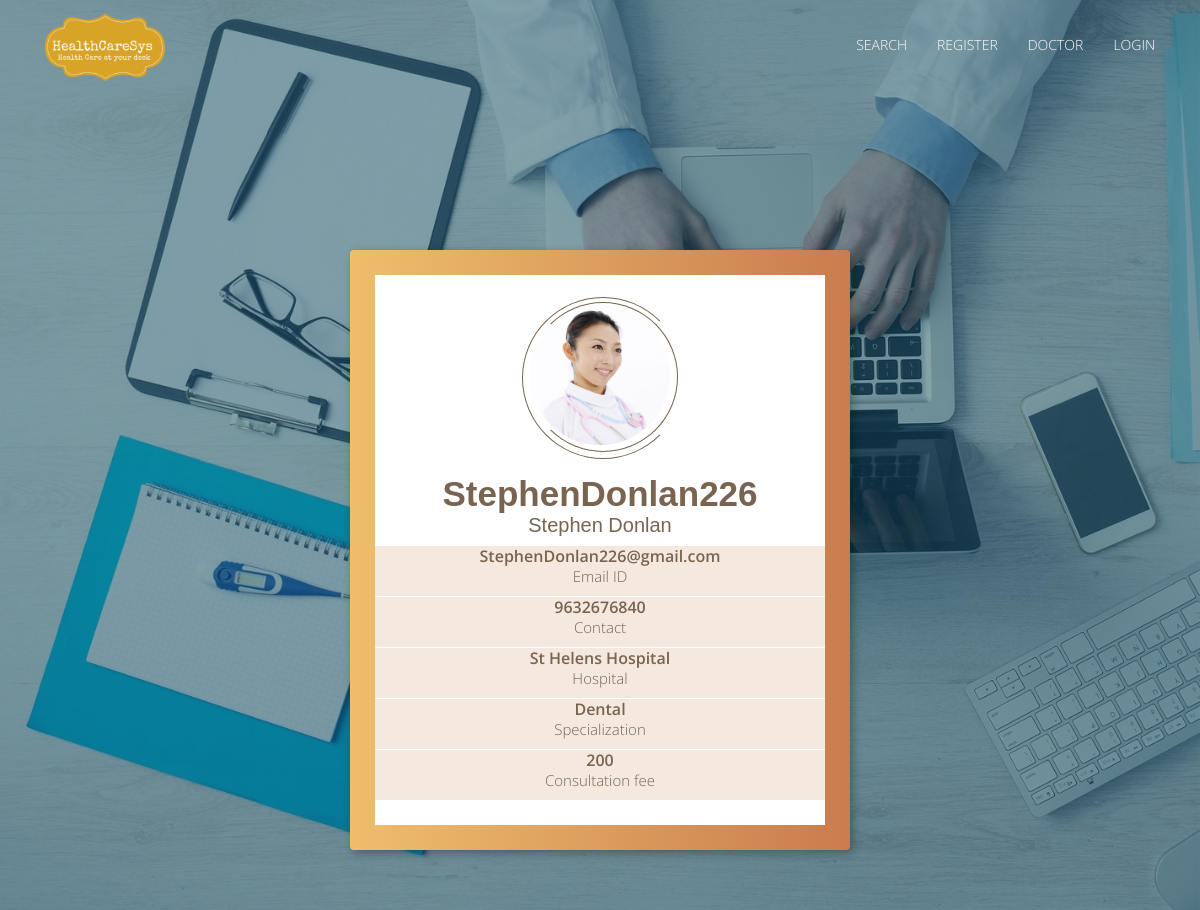
The page /doctor/227/ on the database as committed earlier.
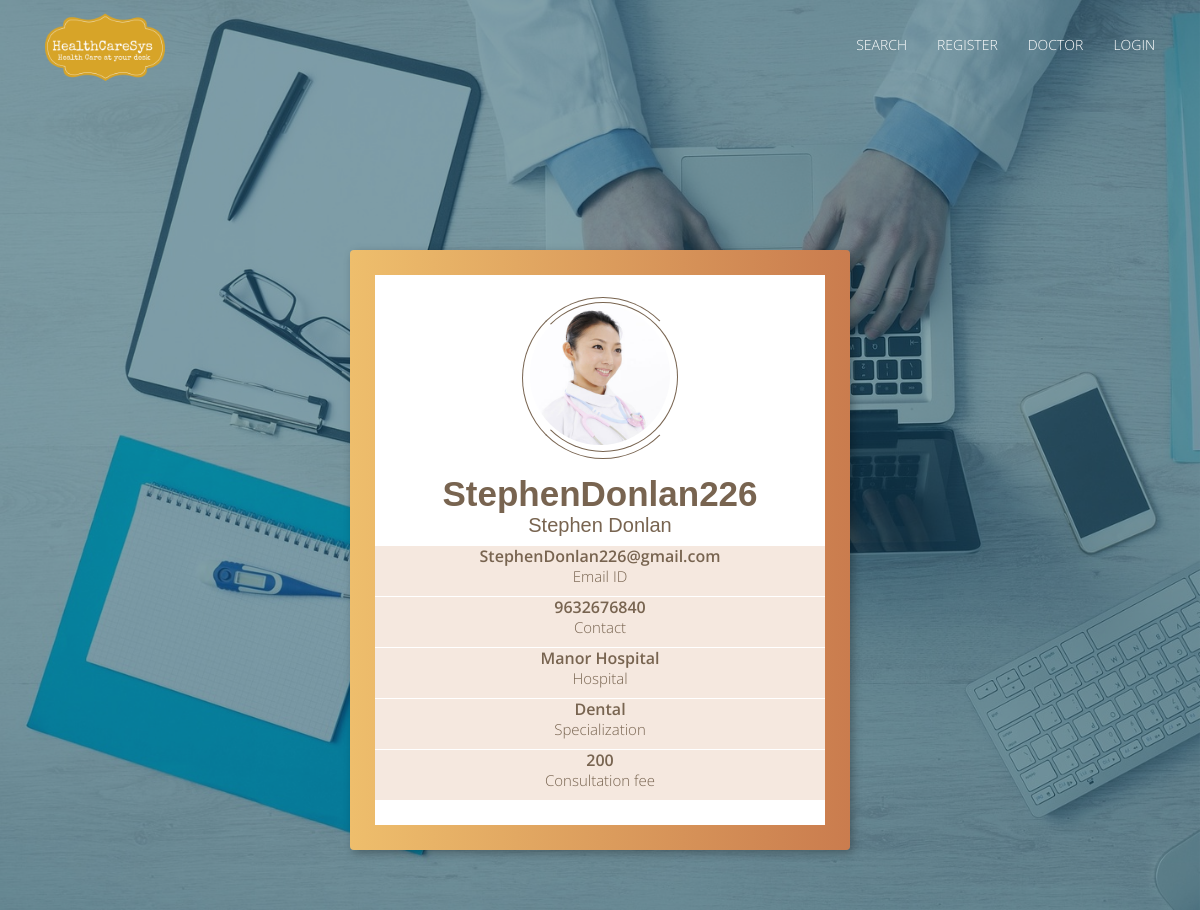
The same page on the database as committed later.
### accounts/models.py (models this page shows, shortened)
class DoctorProfile(models.Model):
    user = models.OneToOneField(User, on_delete=models.CASCADE)
    hospital = models.ForeignKey('healthcare.Hospital', on_delete=models.CASCADE)
    contact = models.CharField(max_length=50)
    specialization = models.ForeignKey('healthcare.Department', on_delete=models.CASCADE)
    consultation_fee = models.IntegerField(default=200)
    amount = models.PositiveIntegerField(default=100)

### healthcare/models.py (models this page shows)
class Hospital(models.Model):
    name = models.CharField(max_length=100)
    location = models.ForeignKey(Location)
    contact = models.CharField(max_length=100, default='123456789')
    email = models.CharField(max_length=100,default='hospital_email@gmail.com')
    amount = models.PositiveIntegerField(default=100)
    def __str__(self):
        return self.name

class Department(models.Model):
    department_id = models.AutoField(primary_key=True)
    department_name = models.CharField(max_length=500)
    def __str__(self):
        return self.department_name

### accounts/views.py (the view)
# urls.py: url(r'^doctor/(?P<pk>[0-9]+)/', views.DoctorDetail.as_view(), name='doctor-detail'),
class DoctorDetail(generic.DetailView):
    model = DoctorProfile
    template_name = 'registration/doctorprofile.html'

### accounts/templates/registration/doctorprofile.html (shortened to what this page needs)
{% extends 'healthcare/base.html' %}
{% block body %}
{% load staticfiles %}
        <div class="containers">
          <div class="content-profile">
            <div class="profile">
              <div class="image-content">
                <div class="circle circle-1"></div>
                <div class="circle circle-2"></div><img src="{% static "img/doctor1.jpg" %}" alt="imgprofile"/>
              </div>
              <h4 class="profile__name" style="font-size:35px;">{{ doctorprofile.user.username }}<span style="font-size:20px">{{ doctorprofile.user.first_name }} {{ doctorprofile.user.last_name }}</span></h4>
            </div>
            <div class="profile-info">
              <div class="profile-info__item">
                <p>{{ doctorprofile.user.email }}<span>Email ID</span></p>
              </div>
              <div class="profile-info__item">
                <p>{{ doctorprofile.contact }}<span>Contact</span></p>
              </div>
              <div class="profile-info__item">
                <p>{{ doctorprofile.hospital }}<span>Hospital</span></p>
              </div>
              <div class="profile-info__item">
                <p>{{ doctorprofile.specialization }}<span>Specialization</span></p>
              </div>
              <div class="profile-info__item">
                <p>{{ doctorprofile.consultation_fee }}<span>Consultation fee</span></p>
              </div>
            </div>
          </div>
        </div>
{% endblock %}

### healthcare/templates/healthcare/base.html (shortened to what this page needs)
<!DOCTYPE html>
<html lang="en">
<head>
    {% load staticfiles %}
    <link rel="stylesheet" href="https://maxcdn.bootstrapcdn.com/bootstrap/3.3.7/css/bootstrap.min.css">
    <link href="{% static "css/style.css" %}" rel="stylesheet" type="text/css">
    <link href="{% static "css/profile.css" %}" rel="stylesheet" type="text/css">
    <link href="{% static "css/main.css" %}" rel="stylesheet" type="text/css">
</head>
<body id="myPage" data-spy="scroll" data-target=".navbar" data-offset="60">
    <section id="banner" class="banner">
      <div class="bg-color">
    <nav class="navbar navbar-default navbar-fixed-top" >
      <div class="container">
        <div class="col-md-12">
          <div class="navbar-header">
            <a class="navbar-brand" href="{% url 'healthcare:index' %}"><img src="{% static "img/logo.png" %}" class="img-responsive" style="width: 140px; margin-top: -30%;"></a>
          </div>
          <div class="collapse navbar-collapse navbar-right" id="myNavbar">
            <ul class="nav navbar-nav">
              {% if request.user.is_superuser %}
              <li class=""><a href="/admin/">Admin</a></li>
              {% elif not request.user.doctorprofile %}
              <li class=""><a href="{% url 'healthcare:search' %}">Search</a></li>
              {% endif %}
              {% if request.user.is_authenticated %}
              <li class=""><a href="{% url 'healthcare:index' %}">Appointments</a></li>
              <li class=""><a href="{% url 'healthcare:transactions' %}">Transactions</a></li>
              {% else %}
              <li class=""><a href="{% url 'accounts:register' %}">Register</a></li>
              {% endif %}
              {% if request.user.is_authenticated and request.user.doctorprofile %}
              <li class=""><a href="{% url 'accounts:doctor-detail' request.user.doctorprofile.pk %}">Profile</a></li>
              {% elif request.user.is_authenticated and request.user.userprofile %}
              <li class=""><a href="{% url 'accounts:user-detail' request.user.userprofile.pk %}">Profile</a></li>
              {% elif not request.user.is_authenticated %}
              <li class=""><a href="{% url 'accounts:home' %}?role=doctor">Doctor</a></li>
              {% endif %}
              <li class="">
                {% if request.user.is_authenticated %}
                    <a href="{% url 'accounts:logout' %}">
                        Logout
                    </a>
                {% else %}
                    <a href="{% url 'accounts:login' %}">
                        Login
                    </a>
                {% endif %}
              </li>
            </ul>
          </div>
        </div>
      </div>
    </nav>
    <div class="container">
      <div class="row">
        <div class="banner-info">
          {% block body %}
          {% endblock %}
        </div>
      </div>
    </div>
  </div>
</section>
</body>
</html>

### healthcare/static/css/style.css (style rules this page uses)
span { margin: 0 10px; }
span:first-of-type { margin-left: 0; }
span:last-of-type { margin-right: 0; }

### healthcare/static/css/profile.css (style rules this page uses)
.containers { width: 500px; height: 600px; margin: 60px auto; background: linear-gradient(to right, #EEBE6C 0%, #CA7C4E 100%); background: linear-gradient(bottom left, #EEBE6C 100%, #CA7C4E 0%); border-radius: 4px; box-shadow: 3px 3px 10px rgba(0, 0, 0, 0.3); position: relative; display: flex; justify-content: center; align-items: center; }
.content-profile { width: 450px; height: 550px; background: #fff; overflow: hidden; font-family: "Open Sans", sans-serif; -webkit-font-smoothing: antialiased; -moz-osx-font-smoothing: grayscale; }
.content-profile .profile { background: #fff; text-align: center; }
.content-profile .profile .image-content { width: 140px; height: 140px; margin: 30px auto; position: relative; }
.content-profile .profile .image-content .circle { position: absolute; top: -3px; left: -2px; border-radius: 50%; border-width: 1px; transition: .3s all; overflow: hidden; transition: 1s all; }
.content-profile .profile .image-content .circle-1 { width: 150px; height: 150px; border-style: solid; border-color: #786450 #786450 #786450 #fff; }
.content-profile .profile .image-content .circle-2 { width: 162px; height: 162px; top: -8px; left: -8px; border-style: solid; border-color: #786450 #fff #786450 #786450; }
.content-profile .profile .image-content img { display: block; border-radius: 50%; width: 100%; height: 100%; }
.content-profile .profile__name { color: #786450; font-weight: 600; font-size: 15px; }
.content-profile .profile__name span { display: block; font-weight: 300; font-size: 10px; }
.content-profile .profile-info { display: grid; grid-template-rows: repeat(3, 1fr); grid-gap: 1px; }
.content-profile .profile-info__item { background: #F5E8DF; display: flex; justify-content: center; align-items: center; transition: .3s all; }
.content-profile .profile-info__item p { color: #786450; font-weight: 600; text-align: center; }
.content-profile .profile-info__item p span { display: block; font-weight: 300; font-size: 15px; }

### healthcare/static/css/main.css (style rules this page uses)
body { font-family: 'Open Sans', sans-serif; line-height: 20px; color: #999999; font-size: 300; font-size: 16px; }
ol, ul { list-style: none; }
h1, h2, h3, h4, h5, h6 { font-family: 'Raleway', sans-serif; font-weight: 600; color: #222222; }
a, a:hover, a:focus, a:active { outline: none; }
.navbar { margin-bottom: 0px; border: 0px; }
.navbar { border-radius: 0px; }
.navbar-default { background-color: #fff; padding: 20px 0; transition: all 0.3s; }
.navbar-default { background-color: transparent; border: 0px; }
.navbar-brand { font-family: 'Chewy', cursive; font-size: 32px; }
.navbar-brand img { padding-top: 2px; width: 120px !important; }
.navbar-default .navbar-brand, .navbar-default .navbar-brand:hover, .navbar-default .navbar-brand:focus { color: #EA6045; }
.navbar-default .navbar-nav > li > a { color: #fff; text-transform: uppercase; font-size: 14px; font-weight: 300; }
#banner { background: url('../img/bg-banner.jpg') no-repeat fixed; background-size: cover; min-height: 800px; position: relative; }
.bg-color { background-color: RGBA(13, 70, 83, 0.50); min-height: 800px; }
.banner-info { padding-top: 190px; }

Rows that differ between the two databases and show on the page:
changed DoctorProfile "StephenDonlan226": hospital "St Helens Hospital" → "Manor Hospital"
